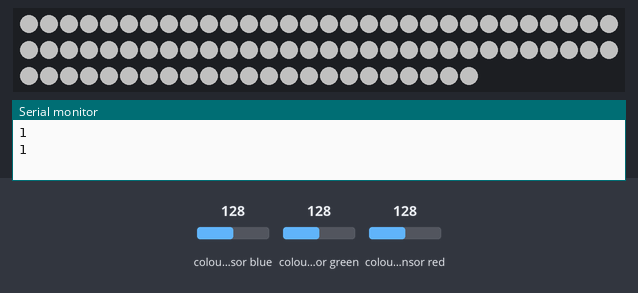
This sketch was run on a simulated Arduino Uno, built with avr-gcc and run on an emulated ATmega328P. On the bench: 83 RGB LEDs in strip order, left to right, continuing on the next row, the last lines printed to the serial monitor. Inputs (shaded band) come from the test bench; at power-on: colour sensor blue 128, colour sensor green 128, colour sensor red 128. Dim RGB values are drawn brighter than linear.

Above: at 1.5 s.
1.6 s: colour sensor blue set to 5
At 3.7 s:
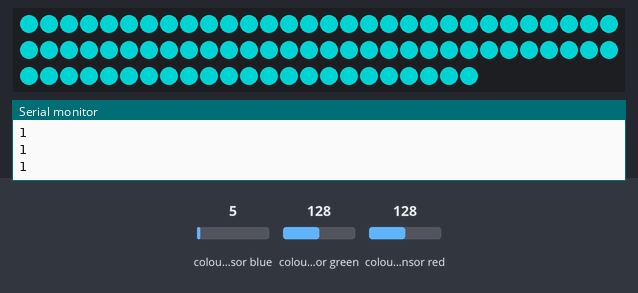
4.2 s: colour sensor green set to 5
At 6.6 s:
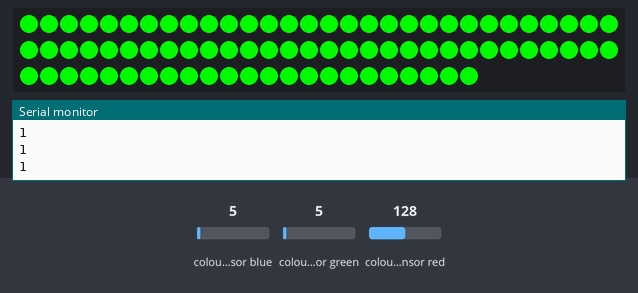
6.9 s: colour sensor blue set to 128
At 9.3 s:
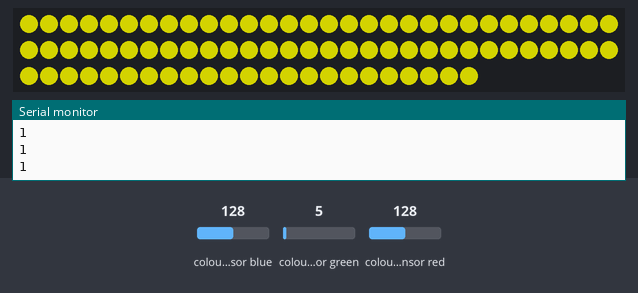
9.6 s: colour sensor red set to 5
At 11.3 s:
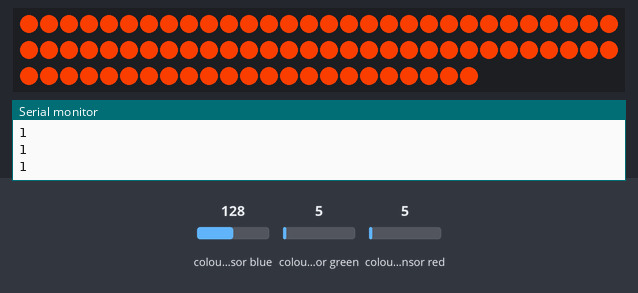
12.3 s: colour sensor green set to 128
At 14.3 s:
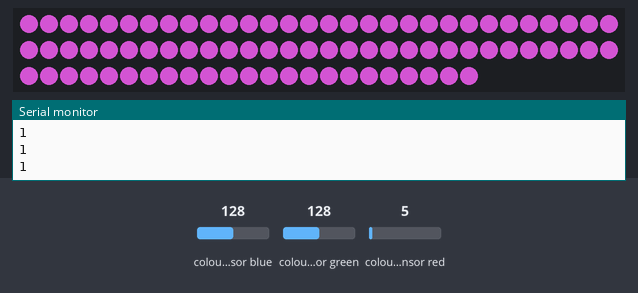
15.0 s: colour sensor red set to 32
Timing chart, 0 to 18.0 s (numbered marks = the images above; inputs shaded):
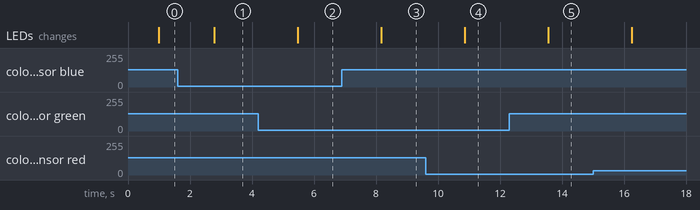

Measured:
- after the input at 1.6 s, the LEDs: change after 1.2 s (image 1)
- after the input at 4.2 s, the LEDs: change after 1.3 s (image 2)
- after the input at 6.9 s, the LEDs: change after 1.3 s (image 3)
- after the input at 9.6 s, the LEDs: change after 1.3 s (image 4)
- after the input at 12.3 s, the LEDs: change after 1.3 s (image 5)

The sketch:

testCorEsp.ino
```cpp
//Apresentacao cientec 2018
#include <Adafruit_NeoPixel.h>
#include "Adafruit_TCS34725.h"

#define PIN1         7 //15//d8


Adafruit_NeoPixel seq1 = Adafruit_NeoPixel(83, PIN1, NEO_GRB + NEO_KHZ800);

Adafruit_TCS34725 tcs = Adafruit_TCS34725(TCS34725_INTEGRATIONTIME_50MS, TCS34725_GAIN_4X);

#define commonAnode true
byte gammatable[256];

struct RGB {
  int r1;
  int g1;
  int b1;
};

void setup() {
  seq1.begin();

  Serial.begin(9600);

  if (tcs.begin()) {
   // Serial.println("Found sensor");
  } else {
    Serial.println("No TCS34725 found ... check your connections");
    while (1); // halt!
  }

  for (int i = 0; i < 256; i++) {
    float x = i;
    x /= 255;
    x = pow(x, 2.5);
    x *= 255;

    if (commonAnode) {
      gammatable[i] = 255 - x;
    } else {
      gammatable[i] = x;
    }
    //Serial.println(gammatable[i]);
  }

}

void ColunaGeral(int n,RGB color, int d);
void animacao6 ( int delay6,RGB color);
void animacao4(RGB color, int delay4);
void apagar();

void loop() {

  uint16_t clear, red, green, blue;

  tcs.setInterrupt(false);      // turn on LED

  delay(60);  // takes 50ms to read

  tcs.getRawData(&red, &green, &blue, &clear);

  tcs.setInterrupt(true);  // turn off LED


  uint32_t sum = clear;
  float r, g, b;
  r = red; r /= sum;
  g = green; g /= sum;
  b = blue; b /= sum;
  r *= 256; g *= 256; b *= 256;

RGB color;
  color.r1 = r;
  color.g1 = g;
  color.b1 = b;
if(color.g1>color.b1||color.r1>color.b1)
{
  color.b1=color.b1-55;
if(color.b1<0)color.b1=0;
}
if(color.g1>color.r1)
{
  color.r1=color.r1-20;
if(color.r1<0)color.r1=0;
}
if(color.r1>color.g1)
{
  color.g1=color.g1-40;
  if(color.g1<0)color.g1=0;
}
if(color.b1>color.g1)
{
  color.g1=color.g1-40;
  if(color.g1<0)color.g1=0;
}
if(color.b1>color.r1)
{
  color.r1=color.r1+50;

}

Serial.println('1');
//animacao4(color,200);
//apagar();
delay(500);
for(int i=0;i<83;i++)
{
seq1.setPixelColor(i, seq1.Color(color.b1, color.r1, color.g1));
seq1.show();
}
}
void ColunaGeral(int n,RGB color, int d)
{
  if (n == 0)
  {
    for (int i = 75; i <= 83; i++)
    {
      seq1.setPixelColor(i, seq1.Color( color.b1, color.r1, color.g1));
    }
    seq1.show();
  }
  if (n == 1)
  {
     for (int i = 62; i <= 74; i++)
    {
      seq1.setPixelColor(i, seq1.Color( color.b1, color.r1, color.g1));
    }
    seq1.show();
  }
  if (n == 2)
  {
     for (int i = 54; i <= 61; i++)
    {
      seq1.setPixelColor(i, seq1.Color( color.b1, color.r1, color.g1));
    }
    seq1.show();
  }
  if (n == 3)
  {
    for (int i = 48; i <= 51; i++)
    {
      seq1.setPixelColor(i, seq1.Color( color.b1, color.r1, color.g1));
    }
    seq1.show();
  }
  if (n == 4)
  {
     for (int i = 44; i <= 47; i++)
    {
      seq1.setPixelColor(i, seq1.Color( color.b1, color.r1, color.g1));
    }
    seq1.show();
  }
  if (n == 5)
  {
     for (int i = 36; i <= 39; i++)
    {
      seq1.setPixelColor(i, seq1.Color( color.b1, color.r1, color.g1));
    }
    seq1.show();;
  }
  if (n == 6)
  {
    for (int i = 32; i <= 35; i++)
    {
      seq1.setPixelColor(i, seq1.Color( color.b1, color.r1, color.g1));
    }
    seq1.show();
  }
  if (n == 7)
  {
    for (int i = 22; i <= 29; i++)
    {
      seq1.setPixelColor(i, seq1.Color( color.b1, color.r1, color.g1));
    }
    seq1.show();
  }
  if (n == 8)
  {
    for (int i = 8; i <= 21; i++)
    {
      seq1.setPixelColor(i, seq1.Color( color.b1, color.r1, color.g1));
    }
    seq1.show();
  }
  if (n == 9)
  {
    for (int i = 0; i <= 7; i++)
    {
      seq1.setPixelColor(i, seq1.Color( color.b1, color.r1, color.g1));
    }
    seq1.show();
  }
}
void animacao6 ( int delay6,RGB color)
{
  int cont = 0;
  RGB color1;
  color1.r1 = 0;
  color1.g1 = 0;
  color1.b1 = 0;
  do
  {
    for (int i = 9, j = 0; i >= 0; i-- && j++)
    {
      ColunaGeral(i,color, delay6);
      delay(delay6);
      ColunaGeral(j, color, delay6);
      delay(delay6);
      ColunaGeral(i,color1, delay6);
      delay(delay6);
      ColunaGeral(j, color1, delay6);
      delay(delay6);
    }
    cont++;
  }
  while (cont < 10);
}
void animacao4(RGB color, int delay4)
{
  int cont = 0;
  do
  {
      seq1.setPixelColor(51, seq1.Color(color.b1, color.r1, color.g1));
      seq1.show();
      seq1.setPixelColor(48, seq1.Color(color.b1, color.r1, color.g1));
      seq1.show();
      seq1.setPixelColor(32, seq1.Color(color.b1, color.r1, color.g1));
      seq1.show();
      seq1.setPixelColor(35, seq1.Color(color.b1, color.r1, color.g1));
      seq1.show();
      delay(delay4);
      apagar();
      seq1.setPixelColor(38, seq1.Color(color.b1, color.r1, color.g1));
      seq1.show();
      seq1.setPixelColor(45, seq1.Color(color.b1, color.r1, color.g1));
      seq1.show();
      seq1.setPixelColor(37, seq1.Color(color.b1, color.r1, color.g1));
      seq1.show();
      seq1.setPixelColor(46, seq1.Color(color.b1, color.r1, color.g1));
      seq1.show();
      delay(delay4);
      apagar();
      for(int i=0,j=83;i<30;i++&&j--)
      {
      seq1.setPixelColor(i, seq1.Color(color.b1, color.r1, color.g1));
      seq1.show();
      seq1.setPixelColor(j, seq1.Color(color.b1, color.r1, color.g1));
      seq1.show();
      }
      delay(delay4);
      apagar();
    cont++;
  }
  while (cont <20);
}
void apagar()
{
  RGB color1;
   color1.r1 = 0;
  color1.g1 = 0;
  color1.b1 = 0;
  for (int i = 0; i < 84; i++)
  {
    seq1.setPixelColor(i, seq1.Color(0, 0, 0));

  }
  seq1.show();

}
```
